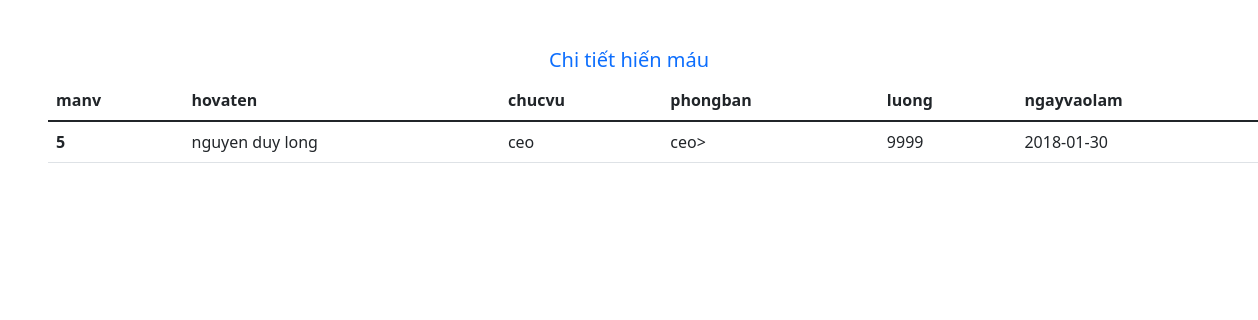
Screenshot of /index.php?controller=nhanvien&action=detail&id=5 with the database file from the repository.
### tables this page shows
CREATE TABLE `nhanvien` (
  `maNV` int(11) NOT NULL,
  `hovaten` varchar(500) NOT NULL,
  `chucvu` varchar(20) NOT NULL,
  `phongban` varchar(500) NOT NULL,
  `luong` int(11) NOT NULL,
  `ngayvaolam` date NOT NULL
);

### controller/NhanvienController.php (called while the page is built, shortened)
<?php
    require_once 'model/NhanvienModel.php';
    class NhanvienController{
        function detail(){
            $manv = $_GET['id'];
            $NVModel = new NhanvienModel();
            $nv = $NVModel->getNhanvien($manv);
            require_once 'view/nhanvien/detail.php';
        }
    }
?>

### index.php (called while the page is built, shortened)
<?php
    $action     = isset($_GET['action']) ? $_GET['action'] : 'index';
    $object = new $classController();
    $object->$action();
?>

### model/NhanvienModel.php (called while the page is built, shortened)
<?php
    class NhanvienModel{
        public function getNhanvien($nhanvienID) {
            $connection = $this->connectDb();
            $querySelect = "SELECT * FROM nhanvien WHERE manv=$nhanvienID";
            $result = mysqli_query($connection, $querySelect);
            $arr_nhanvien = [];
            if(mysqli_num_rows($result) > 0) {
                $arr_nhanviens = mysqli_fetch_all($result, MYSQLI_ASSOC);
                $arr_nhanvien = $arr_nhanviens[0];
            }
            return $arr_nhanvien;
        }
        public function connectDb() {
            $connection = mysqli_connect(DB_HOST, DB_USERNAME, DB_PASSWORD, DB_NAME);
            return $connection;
        }
    }
?>

### view/nhanvien/detail.php (the view, shortened to what this page needs)
<!DOCTYPE html>
<html lang="en">
<head>
    <link rel="stylesheet" href="https://cdn.jsdelivr.net/npm/bootstrap-icons@1.7.2/font/bootstrap-icons.css">
    <link href="https://cdn.jsdelivr.net/npm/bootstrap@5.1.3/dist/css/bootstrap.min.css" rel="stylesheet"
>
</head>
<body>
    <main>
    <h5 class="text-center text-primary mt-5" >Chi tiết hiến máu</h5>
    <table class="table ms-5">
        <thead>
                    <tr>
                    <th scope="col">manv</th>
                    <th scope="col">hovaten</th>
                    <th scope="col">chucvu</th>
                    <th scope="col">phongban</th>
                    <th scope="col">luong</th>
                    <th scope="col">ngayvaolam</th>
                    </tr>
                </thead>
                <tbody>
                <tr>
                    <th scope="row"><?php echo $nv['maNV']; ?></th>
                    <td><?php echo $nv['hovaten']; ?></td>
                    <td><?php echo $nv['chucvu']; ?></td>
                    <td><?php echo $nv['phongban']; ?></td>
                    <td><?php echo $nv['luong']; ?></td>
                    <td><?php echo $nv['ngayvaolam']; ?></td>
                </tr>
                </tbody>
     </table>
    </main>
</body>
</html>

### rows the page displays
nhanvien: maNV "5", hovaten "nguyen duy long", chucvu "ceo", phongban "ceo>", luong "9999", ngayvaolam "2018-01-30"
